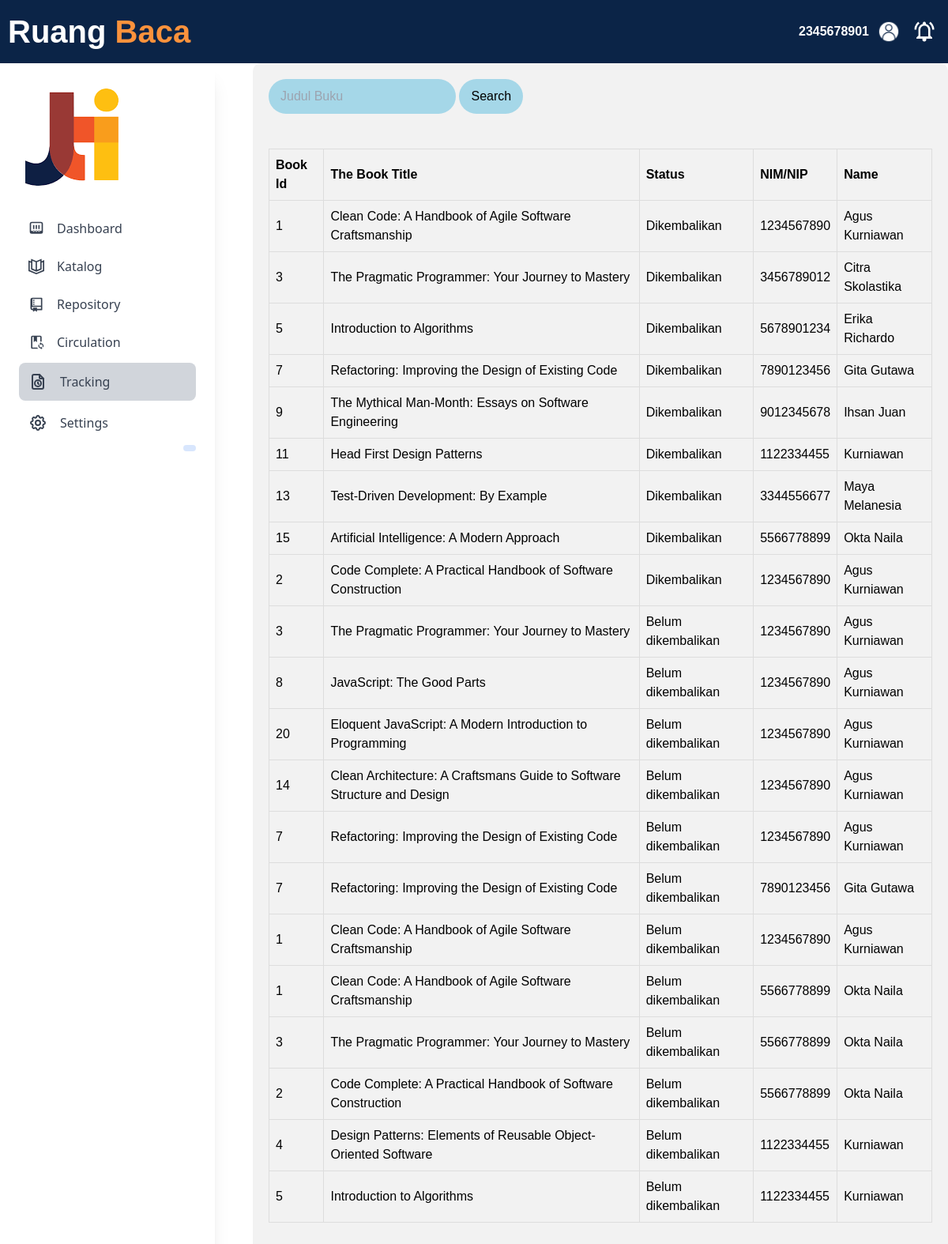
The app's page /App/admin/tracking.php (signed in) with its own data.
### tables this page shows
CREATE TABLE `peminjaman` (
  `id_peminjaman` int(15) NOT NULL,
  `tgl_peminjaman` date NOT NULL,
  `tgl_pengembalian` date DEFAULT NULL,
  `tgl_batas_pengembalian` date NOT NULL,
  `status_peminjaman` varchar(50) NOT NULL,
  `id_user` int(11) NOT NULL,
  `id_buku` int(11) NOT NULL
);

CREATE TABLE `buku` (
  `id_buku` int(15) NOT NULL,
  `judul_buku` varchar(150) NOT NULL,
  `pengarang` varchar(150) NOT NULL,
  `tahun_terbit` year(4) NOT NULL,
  `jumlah_tersedia` int(15) NOT NULL,
  `deskripsi` text NOT NULL,
  `status_buku` varchar(50) NOT NULL,
  `image` varchar(150) NOT NULL
);

CREATE TABLE `user` (
  `id_user` int(15) NOT NULL,
  `username` varchar(200) NOT NULL,
  `nama_user` varchar(255) NOT NULL,
  `password` varchar(50) NOT NULL,
  `posisi` varchar(50) NOT NULL
);

### App/Admin/tracking.php (the view, shortened to what this page needs)
<?php
$koneksi = mysqli_connect("localhost", "root", "", "perpustakaan");
function getPeminjaman()
{
    global $koneksi;
    $query = "SELECT peminjaman.*, user.username, user.nama_user, buku.id_buku, buku.judul_buku
              FROM peminjaman
              INNER JOIN user ON peminjaman.id_user = user.id_user
              INNER JOIN buku ON peminjaman.id_buku = buku.id_buku
              ORDER BY peminjaman.id_peminjaman asc";
    $stmt = mysqli_prepare($koneksi, $query);
    mysqli_stmt_execute($stmt);
    $result = mysqli_stmt_get_result($stmt);
    $peminjaman = array();
    while ($row = mysqli_fetch_assoc($result)) {
        $peminjaman[] = $row;
    }
    return $peminjaman;
}
$peminjaman = getPeminjaman();
if (isset($_POST['book_title'])) {
    $bookTitleSearch = $_POST['book_title'];
    $peminjaman = searchPeminjamanByBookTitle($bookTitleSearch);
} else {
    $peminjaman = getPeminjaman();
}
?>
<!DOCTYPE html>
<html lang="en">
<head>
<link rel="stylesheet" href="../../style/fitur.css">
</head>
<body>
<?php
    include('../headeruser.php');
    ?>
    <div class="content">
            <div id="sidebar">
                <?php
                include('../sidebaradmin.php');
                ?>
                <div class="isi">
                    <form action="" method="POST">
                        <input type="text" name="book_title" class="search-box" id="book_title" placeholder="Judul Buku">
                        <button type="submit" class="search-button">Search</button>
                    </form>
                    <br>
                    <?php if (!empty($peminjaman)): ?>
                    <table border="1">
                        <thead>
                            <tr>
                                <th>Book Id</th>
                                <th>The Book Title</th>
                                <th>Status</th>
                                <th>NIM/NIP</th>
                                <th>Name</th>
                            </tr>
                        </thead>
                        <tbody>
                            <?php foreach ($peminjaman as $index => $data): ?>
                                <tr>
                                    <td><?= $data['id_buku'] ?></td>
                                    <td><?= $data['judul_buku'] ?></td>
                                    <td><?= $data['status_peminjaman'] ?></td>
                                    <td><?= $data['username'] ?></td>
                                    <td><?= $data['nama_user'] ?></td>
                                </tr>
                            <?php endforeach; ?>
                        </tbody>
                    </table>
                    <?php else: ?>
                        <p>Data tidak ditemukan</p>
                    <?php endif; ?>
                </div>
</body>
</html>

### style/fitur.css (style rules this page uses)
body { font-family: Arial, sans-serif; margin: 0; padding: 0; }
.content { flex: 1; display: flex; }
.isi { padding: 20px; background-color: #f2f2f2; border-radius: 10px; margin-left: 3rem; flex-basis: 75%; }
table { width: 100%; border-collapse: collapse; margin-top: 20px; }
th, td { border: 1px solid #000; padding: 10px; text-align: center; }

### style/header.css (style rules this page uses)
body { margin: 0; padding: 0; font-family: Arial, sans-serif; display: flex; flex-direction: column; min-height: 100vh; }

### App/Admin/tracking.php (style rules this page uses)
table { border-collapse: collapse; width: 100%; }
th, td { border: 1px solid #ddd; padding: 8px; text-align: left; }
th { background-color: #f2f2f2; }
.search-box { background-color: #A5D7E8; color: white; padding: 10px 15px; border: none; border-radius: 30px; cursor: pointer; }
.search-button { background-color: #A5D7E8; color: black; padding: 10px 15px; border: none; border-radius: 30px; cursor: pointer; }

### records on screen
peminjaman: id_buku.id_buku "1", id_buku.judul_buku "Clean Code: A Handbook of Agile Software Craftsmanship", status_peminjaman "Dikembalikan", id_user.username "1234567890", id_user.nama_user "Agus Kurniawan"
peminjaman: id_buku.id_buku "3", id_buku.judul_buku "The Pragmatic Programmer: Your Journey to Mastery", status_peminjaman "Dikembalikan", id_user.username "3456789012", id_user.nama_user "Citra Skolastika"
peminjaman: id_buku.id_buku "5", id_buku.judul_buku "Introduction to Algorithms", status_peminjaman "Dikembalikan", id_user.username "5678901234", id_user.nama_user "Erika Richardo"
peminjaman: id_buku.id_buku "7", id_buku.judul_buku "Refactoring: Improving the Design of Existing Code", status_peminjaman "Dikembalikan", id_user.username "7890123456", id_user.nama_user "Gita Gutawa"
peminjaman: id_buku.id_buku "9", id_buku.judul_buku "The Mythical Man-Month: Essays on Software Engineering", status_peminjaman "Dikembalikan", id_user.username "9012345678", id_user.nama_user "Ihsan Juan"
peminjaman: id_buku.id_buku "11", id_buku.judul_buku "Head First Design Patterns", status_peminjaman "Dikembalikan", id_user.username "1122334455", id_user.nama_user "Kurniawan"
peminjaman: id_buku.id_buku "13", id_buku.judul_buku "Test-Driven Development: By Example", status_peminjaman "Dikembalikan", id_user.username "3344556677", id_user.nama_user "Maya Melanesia"
peminjaman: id_buku.id_buku "15", id_buku.judul_buku "Artificial Intelligence: A Modern Approach", status_peminjaman "Dikembalikan", id_user.username "5566778899", id_user.nama_user "Okta Naila"
peminjaman: id_buku.id_buku "2", id_buku.judul_buku "Code Complete: A Practical Handbook of Software Construction", status_peminjaman "Dikembalikan", id_user.username "1234567890", id_user.nama_user "Agus Kurniawan"
peminjaman: id_buku.id_buku "3", id_buku.judul_buku "The Pragmatic Programmer: Your Journey to Mastery", status_peminjaman "Belum dikembalikan", id_user.username "1234567890", id_user.nama_user "Agus Kurniawan"
peminjaman: id_buku.id_buku "8", id_buku.judul_buku "JavaScript: The Good Parts", status_peminjaman "Belum dikembalikan", id_user.username "1234567890", id_user.nama_user "Agus Kurniawan"
peminjaman: id_buku.id_buku "20", id_buku.judul_buku "Eloquent JavaScript: A Modern Introduction to Programming", status_peminjaman "Belum dikembalikan", id_user.username "1234567890", id_user.nama_user "Agus Kurniawan"
peminjaman: id_buku.id_buku "14", id_buku.judul_buku "Clean Architecture: A Craftsmans Guide to Software Structure and Design", status_peminjaman "Belum dikembalikan", id_user.username "1234567890", id_user.nama_user "Agus Kurniawan"
peminjaman: id_buku.id_buku "7", id_buku.judul_buku "Refactoring: Improving the Design of Existing Code", status_peminjaman "Belum dikembalikan", id_user.username "1234567890", id_user.nama_user "Agus Kurniawan"
peminjaman: id_buku.id_buku "7", id_buku.judul_buku "Refactoring: Improving the Design of Existing Code", status_peminjaman "Belum dikembalikan", id_user.username "7890123456", id_user.nama_user "Gita Gutawa"
peminjaman: id_buku.id_buku "1", id_buku.judul_buku "Clean Code: A Handbook of Agile Software Craftsmanship", status_peminjaman "Belum dikembalikan", id_user.username "1234567890", id_user.nama_user "Agus Kurniawan"
peminjaman: id_buku.id_buku "1", id_buku.judul_buku "Clean Code: A Handbook of Agile Software Craftsmanship", status_peminjaman "Belum dikembalikan", id_user.username "5566778899", id_user.nama_user "Okta Naila"
peminjaman: id_buku.id_buku "3", id_buku.judul_buku "The Pragmatic Programmer: Your Journey to Mastery", status_peminjaman "Belum dikembalikan", id_user.username "5566778899", id_user.nama_user "Okta Naila"
peminjaman: id_buku.id_buku "2", id_buku.judul_buku "Code Complete: A Practical Handbook of Software Construction", status_peminjaman "Belum dikembalikan", id_user.username "5566778899", id_user.nama_user "Okta Naila"
peminjaman: id_buku.id_buku "4", id_buku.judul_buku "Design Patterns: Elements of Reusable Object-Oriented Software", status_peminjaman "Belum dikembalikan", id_user.username "1122334455", id_user.nama_user "Kurniawan"
peminjaman: id_buku.id_buku "5", id_buku.judul_buku "Introduction to Algorithms", status_peminjaman "Belum dikembalikan", id_user.username "1122334455", id_user.nama_user "Kurniawan"

### other values on screen
$_SESSION['username'] "2345678901"
